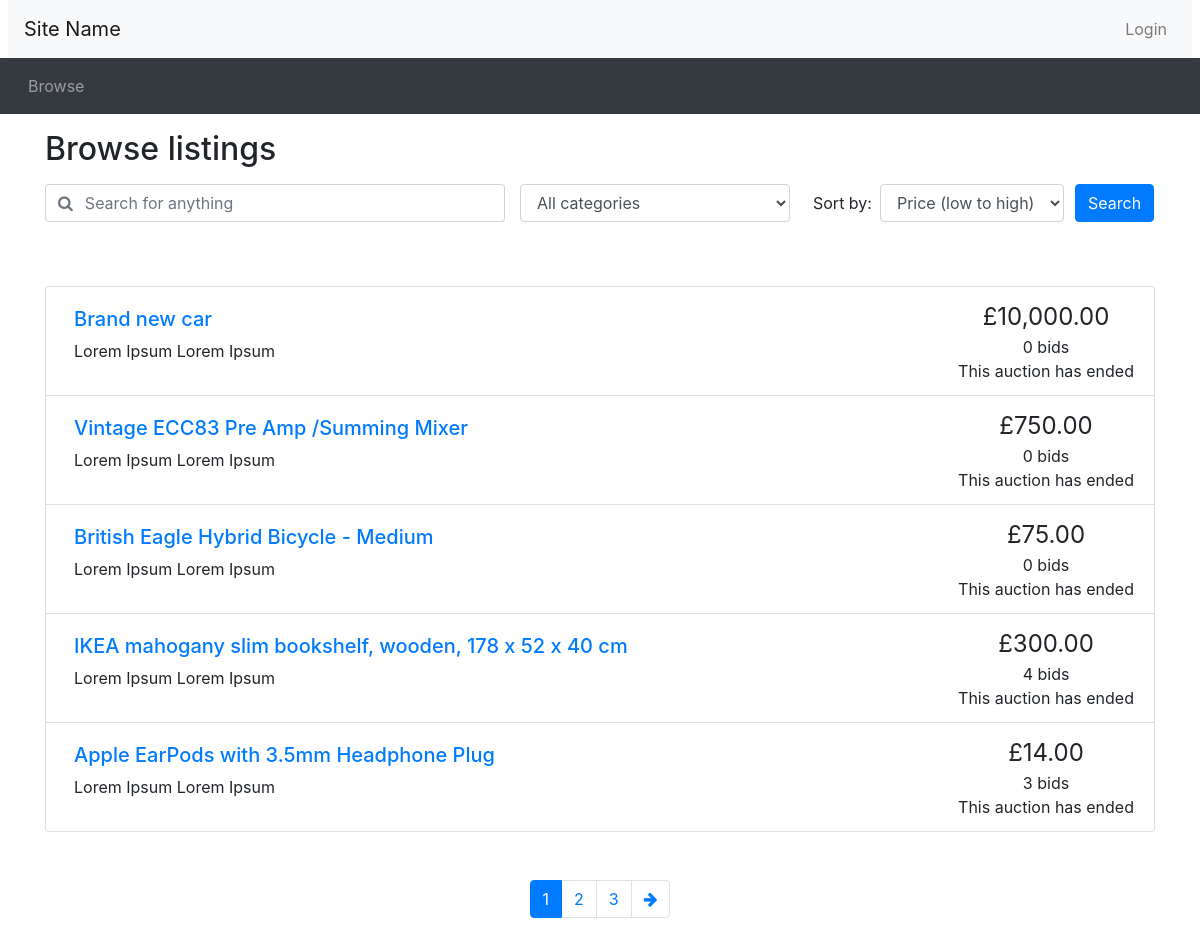
Page /browse.php on the earlier database version.
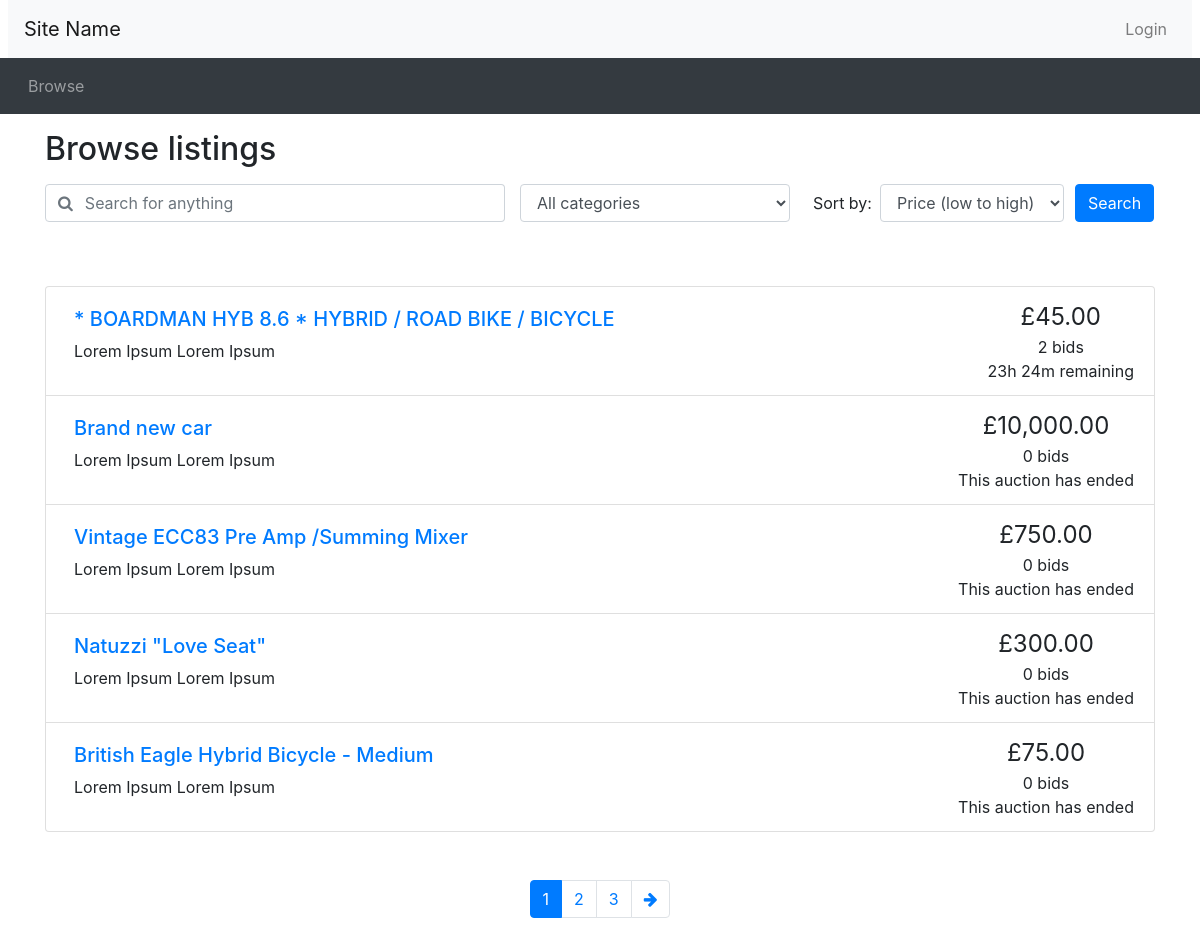
Same page on the later database version.
### tables this page shows
CREATE TABLE IF NOT EXISTS `listings` (
  `listing_id` int(11) NOT NULL AUTO_INCREMENT,
  `seller_id` int(11) DEFAULT NULL,
  `posttime` datetime NOT NULL,
  `endtime` datetime DEFAULT NULL,
  `itemdescription` text,
  `item_title` text,
  `finished` bit(1) DEFAULT NULL,
  `category` text,
  `reserveprice` decimal(10,2) DEFAULT NULL,
  `startprice` decimal(10,2) DEFAULT NULL,
  PRIMARY KEY (`listing_id`),
  KEY `seller_id` (`seller_id`)
);

### browse.php (the view, shortened to what the changed rows need)
<?php include_once("header.php")?>
<?php require("utilities.php")?>
<?php include 'opendb.php'?>
<div class="container">
<h2 class="my-3">Browse listings</h2>
</div>
<?php
	$results_per_page = 5;
	if (!isset($_GET['keyword']))
	{
		 $query = "SELECT listings.listing_id, listings.finished, listings.item_title, listings.itemdescription, MAX(bids.bidprice), listings.startprice, listings.endtime
FROM listings LEFT JOIN bids ON listings.listing_id=bids.listing_id WHERE item_title IS NOT NULL";
	}
	if (!isset($_GET['cat']))
	{
		 $query .= " AND category IS NOT NULL";
	}
	if (!isset($_GET['order_by']))
	{
		$query_ordered = $query . " GROUP BY listings.listing_id ORDER BY (CASE
			WHEN listings.finished IS NULL THEN TIMEDIFF(listings.endtime,CURRENT_TIMESTAMP)
			ELSE ADDTIME((TIMEDIFF(CURRENT_TIMESTAMP, listings.endtime)),\"10000:0:0\")
			END) LIMIT $results_per_page";
	}
	$tmp = explode(" ",$query);
	$tmp[1] = "COUNT(DISTINCT listings.listing_id)";
	$tmp[2] = "";
	$tmp[3] = "";
	$tmp[4] = "";
	$tmp[5] = "";
	$tmp[6] = "";
	$tmp[7] = "FROM ";
	$num_query = implode(" ",$tmp);
	$num_result = mysqli_query($connection, $num_query)
			or die('Error making count query');
	$row = mysqli_fetch_array($num_result);
	$num_results = $row[0];
	if ($num_results < 1) {
		$max_page = 1;
	}
	else {
		$max_page = ceil($num_results / $results_per_page);
	}
	if (!isset($_GET['page']))
		{
		$curr_page = 1;
	}
?>
<div class="container mt-5">
<ul class="list-group">
<?php
	$result = mysqli_query($connection, $query_ordered)
		or die('Error making select users query');
	while ($row = mysqli_fetch_array($result))
	{
		$count_bid_query = "SELECT COUNT(*) FROM bids WHERE listing_id = {$row['listing_id']}";
		$count_bid_result = mysqli_query($connection, $count_bid_query)
			or die('Error making top bid query');
		$bid_count = mysqli_fetch_array($count_bid_result);
		if ($bid_count[0] == 0) {
			print_listing_li($row['listing_id'], $row['item_title'], $row['itemdescription'], $row['startprice'], $bid_count[0], date_create($row['endtime']));
		}
		else {
			print_listing_li($row['listing_id'], $row['item_title'], $row['itemdescription'], $row['MAX(bids.bidprice)'], $bid_count[0], date_create($row['endtime']));
		}
	}
?>
</ul>
<nav aria-label="Search results pages" class="mt-5">
  <ul class="pagination justify-content-center">
<?php
  $querystring = "";
  $high_page_boost = max(3 - $curr_page, 0);
  $low_page_boost = max(2 - ($max_page - $curr_page), 0);
  $low_page = max(1, $curr_page - 2 - $low_page_boost);
  $high_page = min($max_page, $curr_page + 2 + $high_page_boost);
  for ($i = $low_page; $i <= $high_page; $i++) {
    if ($i == $curr_page) {
      echo('
    <li class="page-item active">');
    }
    else {
      echo('
    <li class="page-item">');
    }
    echo('
      <a class="page-link" href="browse.php?' . $querystring . 'page=' . $i . '">' . $i . '</a>
    </li>');
  }
?>
  </ul>
</nav>
</div>
<?php include_once("footer.php")?>

### utilities.php
<?php
function display_time_remaining($interval) {
    if ($interval->days == 0 && $interval->h == 0) {
      $time_remaining = $interval->format('%im %Ss');
    }
    else if ($interval->days == 0) {
      $time_remaining = $interval->format('%hh %im');
    }
    else {
      $time_remaining = $interval->format('%ad %hh');
    }
  return $time_remaining;
}
function print_listing_li($item_id, $title, $desc, $price, $num_bids, $end_time)
{
  if (strlen($desc) > 250) {
    $desc_shortened = substr($desc, 0, 250) . '...';
  }
  else {
    $desc_shortened = $desc;
  }
  if ($num_bids == 1) {
    $bid = ' bid';
  }
  else {
    $bid = ' bids';
  }
  $now = new DateTime();
  if ($now > $end_time) {
    $time_remaining = 'This auction has ended';
  }
  else {
    $time_to_end = date_diff($now, $end_time);
    $time_remaining = display_time_remaining($time_to_end) . ' remaining';
  }
  echo('
    <li class="list-group-item d-flex justify-content-between">
    <div class="p-2 mr-5"><h5><a href="listing.php?item_id=' . $item_id . '">' . $title . '</a></h5>' . $desc_shortened . '</div>
    <div class="text-center text-nowrap"><span style="font-size: 1.5em">£' . number_format($price, 2) . '</span><br/>' . $num_bids . $bid . '<br/>' . $time_remaining . '</div>
  </li>'
  );
}
?>

Differences in the rows shown:
no longer on this page (row edited): listings: item_title "IKEA mahogany slim bookshelf, wooden, 178 x 52 x 40 cm", itemdescription "Lorem Ipsum Lorem Ipsum", price "300.00", num_bids "4", bid "bids", time_remaining "This auction has ended"
no longer on this page (row edited): listings: item_title "Apple EarPods with 3.5mm Headphone Plug", itemdescription "Lorem Ipsum Lorem Ipsum", price "14.00", num_bids "3", bid "bids", time_remaining "This auction has ended"
now on this page (row unchanged): listings: item_title "* BOARDMAN HYB 8.6 * HYBRID / ROAD BIKE / BICYCLE", itemdescription "Lorem Ipsum Lorem Ipsum", price "45.00", num_bids "2", bid "bids", time_remaining "23h 24m remaining"
now on this page (row edited): listings: item_title "Natuzzi \"Love Seat\"", itemdescription "Lorem Ipsum Lorem Ipsum", startprice "300.00", num_bids "0", bid "bids", time_remaining "This auction has ended"
